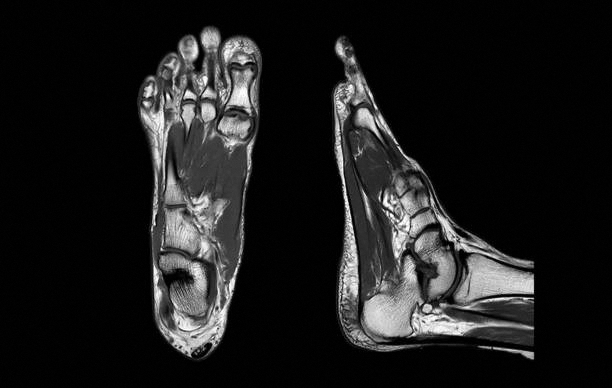
#> input picture GUIA1/PAIByB-2/Pie2-1.tif, 612 x 388 px
$ jupyter execute QTlukiNB.ipynb
#> lines starting #> are read from the running program, lines starting #| are printed output that depends on the picture; after the words box and inside, x2 and y2 are one past the last pixel; in counts of white or black regions, pixels touching at a corner belong together
[cell 1]
import numpy as np
import json
import pandas as pd
import cv2
import matplotlib.pyplot as plt
import scipy as sp
from skimage.filters import threshold_multiotsu

[cell 2]
hist_df = pd.read_csv(f"infosaves/hist100.0_100.0_253x263.csv")
#> (reads GUIA1/infosaves/hist100.0_100.0_253x263.csv from the repository)

plt.plot(hist_df['gray_lvl'], hist_df['hist_value'])
plt.title('Histograma recuperado')
plt.show()
#> figure, not shown here; curve peaks at x = 2, y = 2735

[cell 3]
hist_gval = np.array(hist_df['hist_value'])

print(hist_gval)

[cell 4]
img1 = cv2.imread('PAIByB-2/Pie2-1.tif', cv2.IMREAD_GRAYSCALE)
#> img1 is the input picture: shape (388, 612); min 0, max 255, mean 28.4
plt.imshow(img1, cmap='gray')
plt.axis('off')
plt.show()

[cell 5]
hist, bins = np.histogram(np.ravel(img1),256,[0,256])
#> hist = 256 values, max 70334 at index 1, min 22 at index 251, mean 927.6; bins = 257 values from 0 to 256

plt.plot(np.arange(len(hist)), hist)
plt.title('Histograma recuperado')
plt.show()
#> figure, not shown here; curve peaks at x = 1, y = 70334

plt.plot(np.arange(len(hist)), hist)
plt.title('Histograma recuperado')
plt.ylim((0,1000))
plt.show()
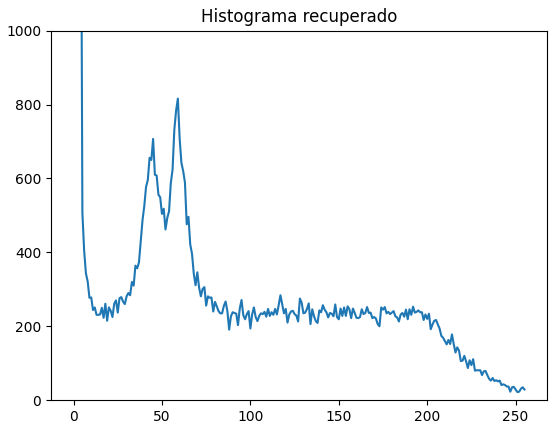
#> figure drawn by matplotlib, 1 panel; curve peaks at x = 1, y = 70334

[cell 6]
# Applying multi-Otsu threshold for the default value, generating
# three classes.
thresholds = threshold_multiotsu(img1,classes=4)
#> thresholds = [29, 91, 160]

# Using the threshold values, we generate the three regions.
regions = np.digitize(img1, bins=thresholds)
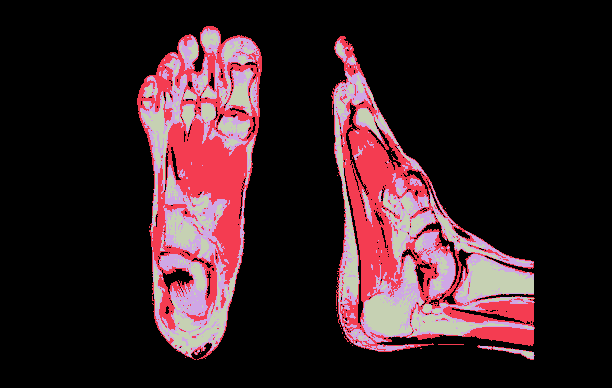
#> regions: shape (388, 612) int64; 4 distinct labels, from 0 to 3; one colour per label, 0 black

fig, ax = plt.subplots(nrows=1, ncols=3, figsize=(10, 3.5))

# Plotting the original image.
ax[0].imshow(img1, cmap='gray')
ax[0].set_title('Original')
ax[0].axis('off')

# Plotting the histogram and the two thresholds obtained from
# multi-Otsu.
ax[1].hist(img1.ravel(), bins=255)
ax[1].set_title('Histogram')
for thresh in thresholds:
    ax[1].axvline(thresh, color='r')
#> this loop made 3 passes
#> thresh on passes 1 to 3: 29, 91, 160

# Plotting the Multi Otsu result.
ax[2].imshow(regions, cmap='jet')
ax[2].set_title('Multi-Otsu result')
ax[2].axis('off')

plt.subplots_adjust()

plt.show()
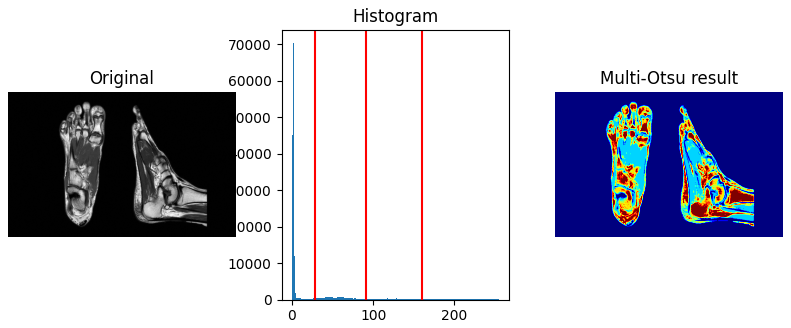
#> figure drawn by matplotlib, 3 panels; panel 2: tallest bar 70334 high, from x = 1 to 2

plt.hist(img1.ravel(), bins=255)
plt.title('Histogram')
for thresh in thresholds:
    plt.axvline(thresh, color='r')
plt.ylim((0,1000))
plt.show()
#> figure, not shown here; tallest bar 70334 high, from x = 1 to 2

[cell 7]
img = cv2.imread('PAIByB-2/Pie2-4.tif',cv2.IMREAD_GRAYSCALE)
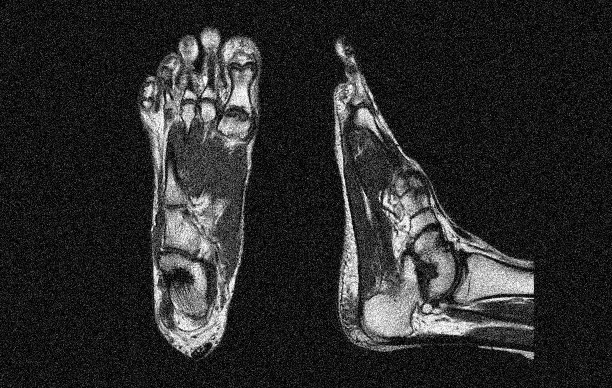
#> input picture GUIA1/PAIByB-2/Pie2-4.tif, 612 x 388 px
#> img is the input picture: shape (388, 612); min 0, max 255, mean 42.5

plt.imshow(img,cmap="gray")
plt.show()

img_ft = np.fft.fftshift(np.fft.fft2(img))

plt.figure(num=None, figsize=(8, 6))
plt.imshow(np.log(abs(img_ft)), cmap='gray')
plt.show()

img_sp = np.power(img_ft,2)

plt.figure(num=None, figsize=(8, 6))
plt.imshow(np.log(abs(img_sp)), cmap='gray')
plt.show()

[cell 8]
img = cv2.imread('PAIByB-2/Pie2-4.tif',0)
f = np.fft.fft2(img)
fshift = np.fft.fftshift(f)
magnitude_spectrum = 20*np.log(np.abs(fshift))

plt.imshow(img, cmap = 'gray')
plt.title('Input Image'), plt.xticks([]), plt.yticks([])
plt.show()


plt.imshow(magnitude_spectrum, cmap='jet')
plt.title('Magnitude Spectrum'), plt.xticks([]), plt.yticks([])
plt.colorbar()
plt.show()

[cell 9]
alto, ancho = np.shape(magnitude_spectrum)
#> alto = 388; ancho = 612

X = np.arange(ancho)
#> X = 612 values from 0 to 611
Y = np.arange(alto)
#> Y = 388 values from 0 to 387
X,Y = np.meshgrid(X,Y)
Z = magnitude_spectrum

ax = plt.figure(figsize=(10,7)).add_subplot(projection='3d')
surf = ax.plot_surface(X, Y, Z, cmap="jet")
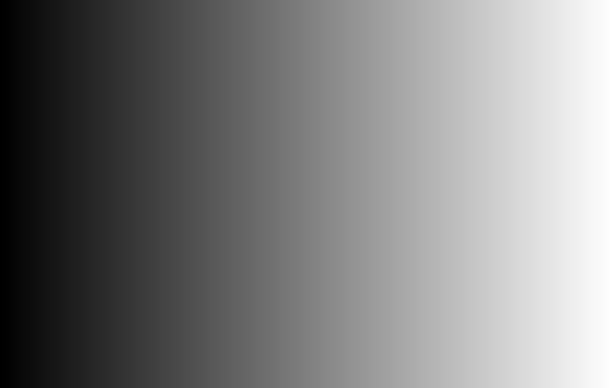
#> X: shape (388, 612) int64; min 0, max 611, mean 305.5; drawn with min black and max white
fig.colorbar(surf)
plt.show()

[cell 10]
Z_new = Z

Z_new[Z_new < 190] = 1
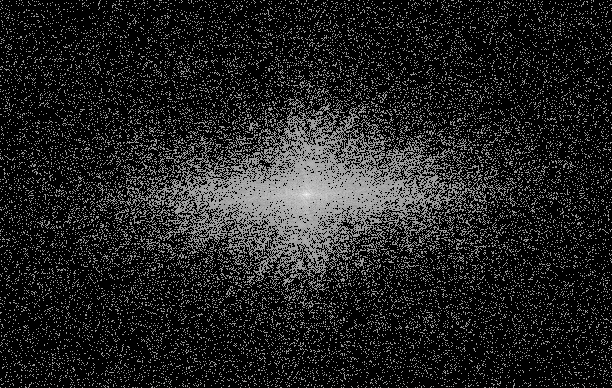
#> Z_new: shape (388, 612) float64; min 1, max 322.5, mean 44.8; drawn with min black and max white
Z_new[Z_new > 300] = 1
#> Z_new: shape (388, 612) float64; under 0.01% of pixels changed, all inside (x1, y1, x2, y2) = (306, 194, 307, 195)


print(np.shape(Z_new))
#| (388, 612)

[cell 11]
ax = plt.figure(figsize=(10,7)).add_subplot(projection='3d')
surf = ax.plot_surface(X, Y, Z_new, cmap="jet")
fig.colorbar(surf)
plt.show()

[cell 12]
mask = Z_new
mask[mask != 1] = 0
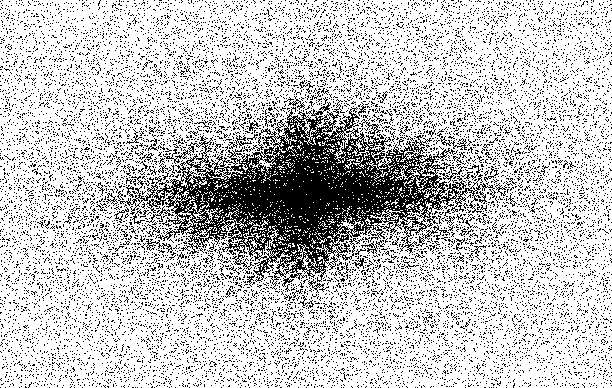
#> mask: shape (388, 612) float64; values 0 (black) and 1 (white), 77.8% white; black in thin lines or dots

[cell 13]
ax = plt.figure(figsize=(10,7)).add_subplot(projection='3d')
surf = ax.plot_surface(X, Y, mask, cmap="jet")
fig.colorbar(surf)
plt.show()
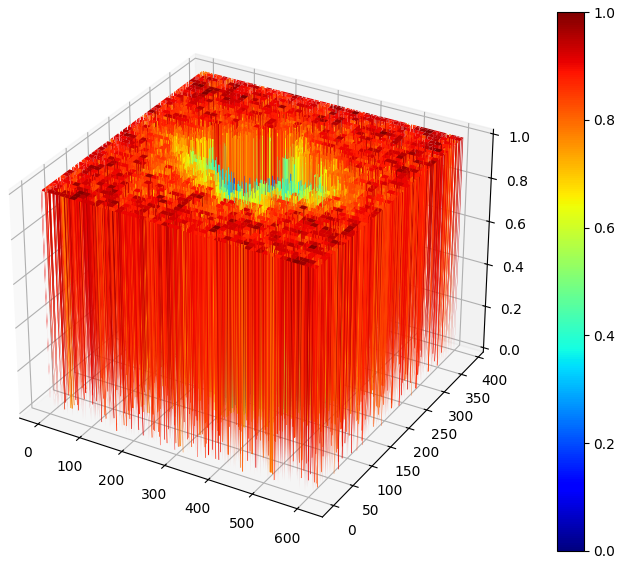
#> figure drawn by matplotlib, 2 panels

[cell 14]
def apply_filter(image, H):
    F = np.fft.fft2(image)          # Compute the 2D Fourier Transform of the image
    F_shifted = np.fft.fftshift(F)  # Shift the zero frequency component to the center
    F_filtered = F_shifted * H      # Apply the high-pass filter in the frequency domain
    F_ishifted = np.fft.ifftshift(F_filtered)  # Shift back the zero frequency component
    filtered_image = np.fft.ifft2(F_ishifted)  # Inverse Fourier Transform to spatial domain
    return np.abs(filtered_image)   # Return the magnitude of the filtered image

[cell 15]
noise = apply_filter(img, mask)

[cell 16]
plt.figure(figsize=(10,10))
plt.imshow(noise, vmin=0, vmax=255, cmap = 'gray')
plt.title('Noise')
plt.show()

[cell 17]
filtered_img = img - noise
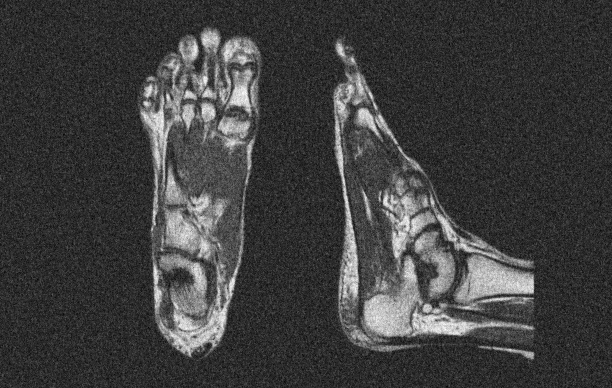
#> filtered_img: shape (388, 612) float64; min -74.52, max 225.8, mean 0; drawn with min black and max white

dummy1 = filtered_img

dummy1[dummy1 < 0] = 0
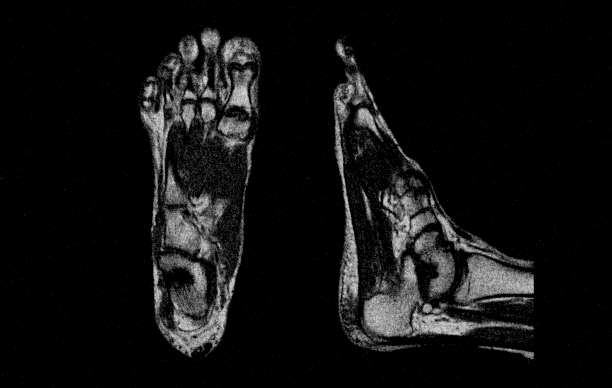
#> dummy1: shape (388, 612) float64; min 0, max 225.8, mean 17.2

dummy2 = np.uint8(dummy1)

print(np.max(dummy2))
#| 225

plt.imshow(img, vmin=0, vmax=255, cmap = 'gray')
plt.title('Original')
plt.show()

plt.imshow(dummy2, vmin=0, vmax=255, cmap = 'gray')
plt.title('Filtered')
plt.show()
